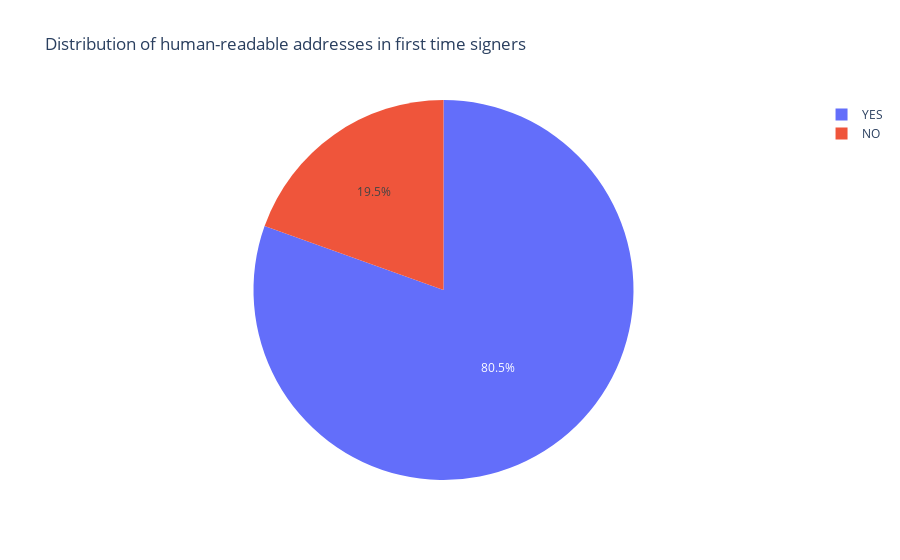

This figure's notebook cell:
### Code cell
fig = px.pie(df3, values='wallets', names='human_readable', title='Distribution of human-readable addresses amongst first time signers')
fig.show()

### Figure 1 — Plotly figure (JSON) as saved in the notebook; plotly's stock layout.template omitted (floating-point values rounded to 4 significant figures)
{"data": [{"domain": {"x": [0, 1], "y": [0, 1]}, "hovertemplate": "human_readable=%{label}<br>wallets=%{value}<extra></extra>", "labels": ["NO", "YES"], "legendgroup": "", "name": "", "showlegend": true, "type": "pie", "values": [75, 309]}], "layout": {"autosize": true, "legend": {"tracegroupgap": 0}, "title": {"text": "Distribution of human-readable addresses in first time signers"}}}
